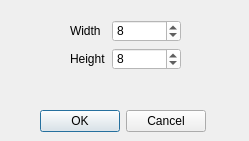
<?xml version="1.0" encoding="UTF-8"?>
<ui version="4.0">
 <class>Dialog</class>
 <widget class="QDialog" name="Dialog">
  <property name="windowModality">
   <enum>Qt::WindowModal</enum>
  </property>
  <property name="geometry">
   <rect>
    <x>0</x>
    <y>0</y>
    <width>249</width>
    <height>141</height>
   </rect>
  </property>
  <property name="windowTitle">
   <string>New Song</string>
  </property>
  <widget class="QDialogButtonBox" name="buttonBox">
   <property name="geometry">
    <rect>
     <x>40</x>
     <y>110</y>
     <width>166</width>
     <height>23</height>
    </rect>
   </property>
   <property name="orientation">
    <enum>Qt::Horizontal</enum>
   </property>
   <property name="standardButtons">
    <set>QDialogButtonBox::Cancel|QDialogButtonBox::Ok</set>
   </property>
  </widget>
  <widget class="QWidget" name="formLayoutWidget">
   <property name="geometry">
    <rect>
     <x>70</x>
     <y>20</y>
     <width>111</width>
     <height>64</height>
    </rect>
   </property>
   <layout class="QFormLayout" name="formLayout">
    <item row="0" column="0">
     <widget class="QLabel" name="label">
      <property name="styleSheet">
       <string notr="true">color: rgb(0, 0, 0);</string>
      </property>
      <property name="text">
       <string>Width</string>
      </property>
     </widget>
    </item>
    <item row="1" column="0">
     <widget class="QLabel" name="label_2">
      <property name="styleSheet">
       <string notr="true">color: rgb(0, 0, 0);</string>
      </property>
      <property name="text">
       <string>Height</string>
      </property>
     </widget>
    </item>
    <item row="0" column="1">
     <widget class="QSpinBox" name="widthSpinBox">
      <property name="styleSheet">
       <string notr="true">color: rgb(0, 0, 0);
background-color: rgb(255, 255, 255);</string>
      </property>
      <property name="maximum">
       <number>16</number>
      </property>
      <property name="value">
       <number>8</number>
      </property>
     </widget>
    </item>
    <item row="1" column="1">
     <widget class="QSpinBox" name="heightSpinBox">
      <property name="styleSheet">
       <string notr="true">color: rgb(0, 0, 0);
background-color: rgb(255, 255, 255);</string>
      </property>
      <property name="maximum">
       <number>16</number>
      </property>
      <property name="value">
       <number>8</number>
      </property>
     </widget>
    </item>
   </layout>
  </widget>
 </widget>
 <resources/>
 <connections>
  <connection>
   <sender>buttonBox</sender>
   <signal>accepted()</signal>
   <receiver>Dialog</receiver>
   <slot>accept()</slot>
   <hints>
    <hint type="sourcelabel">
     <x>248</x>
     <y>254</y>
    </hint>
    <hint type="destinationlabel">
     <x>157</x>
     <y>274</y>
    </hint>
   </hints>
  </connection>
  <connection>
   <sender>buttonBox</sender>
   <signal>rejected()</signal>
   <receiver>Dialog</receiver>
   <slot>reject()</slot>
   <hints>
    <hint type="sourcelabel">
     <x>316</x>
     <y>260</y>
    </hint>
    <hint type="destinationlabel">
     <x>286</x>
     <y>274</y>
    </hint>
   </hints>
  </connection>
 </connections>
</ui>
